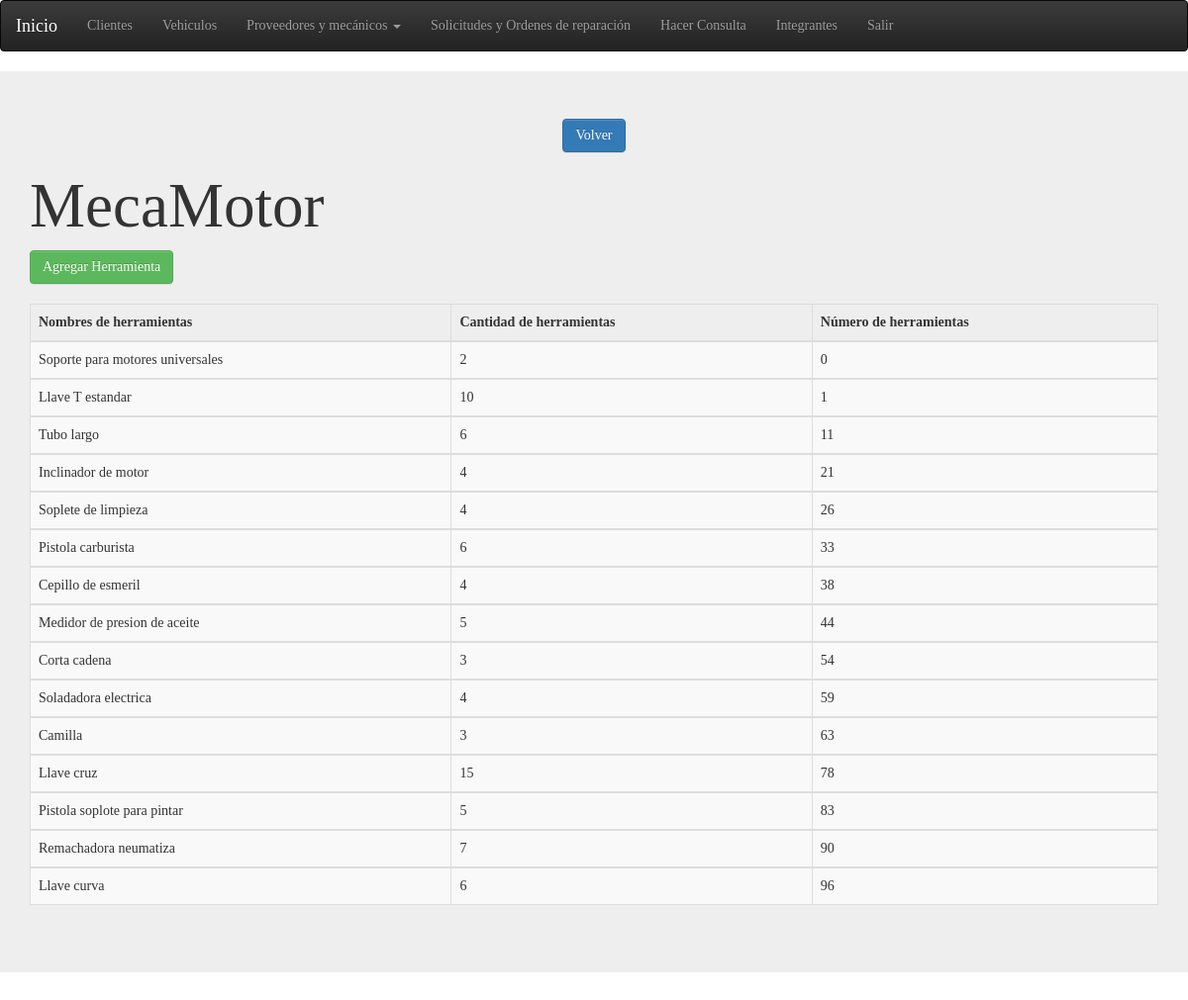
The app's page /herramienta.php with its own data.
### tables this page shows
CREATE TABLE `herramienta` (
  `nombreHerramienta` varchar(45) DEFAULT NULL,
  `cantHerramienta` int(11) DEFAULT NULL,
  `nroHerramienta` int(11) NOT NULL,
  PRIMARY KEY (`nroHerramienta`)
);

### herramienta.php (the view, shortened to what this page needs)
<!DOCTYPE html>
<html lang="es">
    <head>
        <link rel="stylesheet" href="css/bootstrap.css">
        <link rel="stylesheet" href="css/bootstrap-theme.css">
        <link href="css/bootstrap.min.css" rel="stylesheet">
    </head>
    <body>
        <section>
            <nav class="navbar navbar-inverse" role="navigation">
                <div class="container-fluid">
                    <div class="navbar-header">
                        <a class="navbar-brand" id="veryactive" href="system.php">Inicio</a>
                    </div>
                    <div class="collapse navbar-collapse" id="bs-example-navbar-collapse-9">
                        <ul class="nav navbar-nav">
                            <li><a href="cliente.php">Clientes</a></li>
                            <li><a href="vehiculo.php">Vehiculos</a></li>
                            <li class="dropdown">
                                <a href="#" class="dropdown-toggle" data-toggle="dropdown" role="button" aria-expanded="false">Proveedores y mecánicos <span class="caret"></span></a>
                            </li>
                            <li><a href="Ordenes.php">Solicitudes y Ordenes de reparación</a></li>
                            <li><a href="hacerConsulta.php">Hacer Consulta</a></li>
                            <li><a href="About.php">Integrantes</a></li>
                            <li><a href="index.HTML">Salir</a></li>
                        </ul>
                    </div>
                </div>
            </nav>
        </section>
        <div class="jumbotron">
            <center>
                <div>
                    <a  class="btn btn-primary btn-md" href="system.php" role="button">Volver</a>
                </div>
            </center>
            <div class="container">
                <h1>MecaMotor</h1>
                <button class="btn btn-success btn-md" data-toggle="modal" data-target="#miventana" role="button">Agregar Herramienta</button>
                <br><br>
                <div class="table-responsive">
                    <table class="table table-striped table-hover table-bordered ">
                        <thead>
                            <tr>
                                <th>Nombres de herramientas</th>
                                <th>Cantidad de herramientas</th>
                                <th>Número de herramientas</th>
                            </tr>
                        </thead>
                        <tbody ><?php
                            $tabla = mysql_query("SELECT * FROM herramienta");
                            while ($filaTabla = mysql_fetch_array($tabla)) {
                                ?>
                                <tr>
                                    <td><?php echo $filaTabla['nombreHerramienta'] ?></td>
                                    <td><?php echo $filaTabla['cantHerramienta'] ?></td>
                                    <td><?php echo $filaTabla['nroHerramienta'] ?></td>
                                </tr>
                            </tbody>
                        <?php } ?>
                    </table>
                </div>
            </div>
        </div>
    </body>
</html>

### herramienta.php (style rules this page uses)
body { font-family: "Verdana", Times, serif; }
#veryactive { color:white; }

### records on screen
herramienta: nombreHerramienta "Soporte para motores universales", cantHerramienta "2", nroHerramienta "0"
herramienta: nombreHerramienta "Llave T estandar", cantHerramienta "10", nroHerramienta "1"
herramienta: nombreHerramienta "Tubo largo", cantHerramienta "6", nroHerramienta "11"
herramienta: nombreHerramienta "Inclinador de motor", cantHerramienta "4", nroHerramienta "21"
herramienta: nombreHerramienta "Soplete de limpieza", cantHerramienta "4", nroHerramienta "26"
herramienta: nombreHerramienta "Pistola carburista", cantHerramienta "6", nroHerramienta "33"
herramienta: nombreHerramienta "Cepillo de esmeril", cantHerramienta "4", nroHerramienta "38"
herramienta: nombreHerramienta "Medidor de presion de aceite", cantHerramienta "5", nroHerramienta "44"
herramienta: nombreHerramienta "Corta cadena", cantHerramienta "3", nroHerramienta "54"
herramienta: nombreHerramienta "Soladadora electrica", cantHerramienta "4", nroHerramienta "59"
herramienta: nombreHerramienta "Camilla", cantHerramienta "3", nroHerramienta "63"
herramienta: nombreHerramienta "Llave cruz", cantHerramienta "15", nroHerramienta "78"
herramienta: nombreHerramienta "Pistola soplote para pintar", cantHerramienta "5", nroHerramienta "83"
herramienta: nombreHerramienta "Remachadora neumatiza", cantHerramienta "7", nroHerramienta "90"
herramienta: nombreHerramienta "Llave curva", cantHerramienta "6", nroHerramienta "96"
